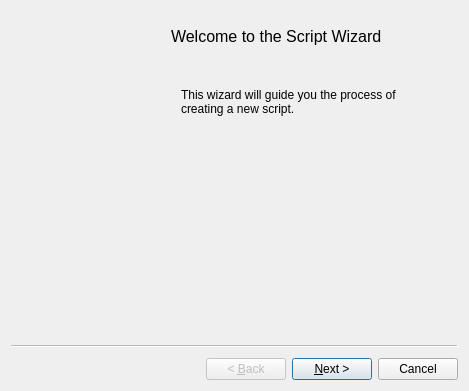
<?xml version="1.0" encoding="UTF-8"?>
<ui version="4.0">
 <class>CWizScript</class>
 <widget class="QWizard" name="CWizScript">
  <property name="geometry">
   <rect>
    <x>0</x>
    <y>0</y>
    <width>469</width>
    <height>391</height>
   </rect>
  </property>
  <property name="windowTitle">
   <string>Script Wizard</string>
  </property>
  <property name="whatsThis">
   <string/>
  </property>
  <property name="wizardStyle">
   <enum>QWizard::ClassicStyle</enum>
  </property>
  <property name="options">
   <set>QWizard::IgnoreSubTitles|QWizard::IndependentPages</set>
  </property>
  <widget class="QWizardPage" name="wizardPage1">
   <widget class="QLabel" name="sWelcome">
    <property name="geometry">
     <rect>
      <x>160</x>
      <y>10</y>
      <width>281</width>
      <height>31</height>
     </rect>
    </property>
    <property name="font">
     <font>
      <pointsize>12</pointsize>
     </font>
    </property>
    <property name="text">
     <string>Welcome to the Script Wizard</string>
    </property>
   </widget>
   <widget class="QLabel" name="label">
    <property name="geometry">
     <rect>
      <x>0</x>
      <y>0</y>
      <width>151</width>
      <height>321</height>
     </rect>
    </property>
    <property name="text">
     <string/>
    </property>
    <property name="pixmap">
     <pixmap resource="lgck-builder.qrc">:/images/bitmap1.png</pixmap>
    </property>
   </widget>
   <widget class="QLabel" name="label_3">
    <property name="geometry">
     <rect>
      <x>170</x>
      <y>70</y>
      <width>221</width>
      <height>41</height>
     </rect>
    </property>
    <property name="text">
     <string>This wizard will guide you the process of creating a new script.</string>
    </property>
    <property name="wordWrap">
     <bool>true</bool>
    </property>
   </widget>
  </widget>
  <widget class="QWizardPage" name="wizardPage2">
   <widget class="QLabel" name="label_9">
    <property name="geometry">
     <rect>
      <x>0</x>
      <y>0</y>
      <width>151</width>
      <height>321</height>
     </rect>
    </property>
    <property name="text">
     <string/>
    </property>
    <property name="pixmap">
     <pixmap resource="lgck-builder.qrc">:/images/bitmap1.png</pixmap>
    </property>
   </widget>
   <widget class="QLabel" name="label_10">
    <property name="geometry">
     <rect>
      <x>170</x>
      <y>20</y>
      <width>281</width>
      <height>71</height>
     </rect>
    </property>
    <property name="text">
     <string>Congratulation, you have just created a new script. Click to the finish button to complete the process.</string>
    </property>
    <property name="alignment">
     <set>Qt::AlignLeading|Qt::AlignLeft|Qt::AlignTop</set>
    </property>
    <property name="wordWrap">
     <bool>true</bool>
    </property>
   </widget>
  </widget>
  <widget class="QWizardPage" name="wizardPage3">
   <widget class="QLabel" name="sDesc">
    <property name="geometry">
     <rect>
      <x>20</x>
      <y>250</y>
      <width>401</width>
      <height>51</height>
     </rect>
    </property>
    <property name="text">
     <string>Description</string>
    </property>
    <property name="alignment">
     <set>Qt::AlignLeading|Qt::AlignLeft|Qt::AlignTop</set>
    </property>
    <property name="wordWrap">
     <bool>true</bool>
    </property>
   </widget>
   <widget class="QComboBox" name="cbAction">
    <property name="geometry">
     <rect>
      <x>20</x>
      <y>50</y>
      <width>411</width>
      <height>24</height>
     </rect>
    </property>
   </widget>
   <widget class="QLabel" name="label_4">
    <property name="geometry">
     <rect>
      <x>30</x>
      <y>20</y>
      <width>311</width>
      <height>16</height>
     </rect>
    </property>
    <property name="text">
     <string>Select the desired action from the list below:</string>
    </property>
   </widget>
   <widget class="CWEdit" name="sSample">
    <property name="geometry">
     <rect>
      <x>20</x>
      <y>90</y>
      <width>401</width>
      <height>131</height>
     </rect>
    </property>
    <property name="text" stdset="0">
     <string>Put Lua code here</string>
    </property>
   </widget>
  </widget>
 </widget>
 <customwidgets>
  <customwidget>
   <class>CWEdit</class>
   <extends>QPlainTextEdit</extends>
   <header>WEdit.h</header>
  </customwidget>
 </customwidgets>
 <resources>
  <include location="lgck-builder.qrc"/>
 </resources>
 <connections/>
</ui>
